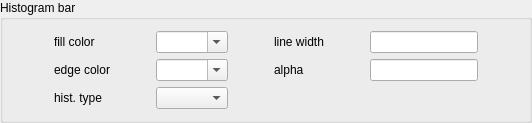
           <widget class="QGroupBox" name="groupBox_8">
            <property name="title">
             <string>Histogram bar</string>
            </property>
            <layout class="QVBoxLayout" name="verticalLayout_19">
             <item>
              <layout class="QGridLayout" name="gridLayout_27">
               <item row="1" column="7">
                <spacer name="horizontalSpacer_49">
                 <property name="orientation">
                  <enum>Qt::Horizontal</enum>
                 </property>
                 <property name="sizeHint" stdset="0">
                  <size>
                   <width>40</width>
                   <height>20</height>
                  </size>
                 </property>
                </spacer>
               </item>
               <item row="1" column="2">
                <spacer name="horizontalSpacer_48">
                 <property name="orientation">
                  <enum>Qt::Horizontal</enum>
                 </property>
                 <property name="sizeHint" stdset="0">
                  <size>
                   <width>40</width>
                   <height>20</height>
                  </size>
                 </property>
                </spacer>
               </item>
               <item row="0" column="9">
                <spacer name="horizontalSpacer_50">
                 <property name="orientation">
                  <enum>Qt::Horizontal</enum>
                 </property>
                 <property name="sizeHint" stdset="0">
                  <size>
                   <width>40</width>
                   <height>20</height>
                  </size>
                 </property>
                </spacer>
               </item>
               <item row="1" column="5">
                <spacer name="horizontalSpacer_157">
                 <property name="orientation">
                  <enum>Qt::Horizontal</enum>
                 </property>
                 <property name="sizeHint" stdset="0">
                  <size>
                   <width>40</width>
                   <height>20</height>
                  </size>
                 </property>
                </spacer>
               </item>
               <item row="0" column="2">
                <spacer name="horizontalSpacer_156">
                 <property name="orientation">
                  <enum>Qt::Horizontal</enum>
                 </property>
                 <property name="sizeHint" stdset="0">
                  <size>
                   <width>40</width>
                   <height>20</height>
                  </size>
                 </property>
                </spacer>
               </item>
               <item row="0" column="1">
                <widget class="QLabel" name="label_27">
                 <property name="text">
                  <string>fill color</string>
                 </property>
                </widget>
               </item>
               <item row="1" column="1">
                <widget class="QLabel" name="label_105">
                 <property name="text">
                  <string>edge color</string>
                 </property>
                </widget>
               </item>
               <item row="0" column="5">
                <spacer name="horizontalSpacer_155">
                 <property name="orientation">
                  <enum>Qt::Horizontal</enum>
                 </property>
                 <property name="sizeHint" stdset="0">
                  <size>
                   <width>40</width>
                   <height>20</height>
                  </size>
                 </property>
                </spacer>
               </item>
               <item row="0" column="3" colspan="2">
                <widget class="QComboBox" name="histogramFillColorCombo">
                 <property name="editable">
                  <bool>true</bool>
                 </property>
                </widget>
               </item>
               <item row="1" column="3" colspan="2">
                <widget class="QComboBox" name="histogramEdgeColorCombo">
                 <property name="editable">
                  <bool>true</bool>
                 </property>
                </widget>
               </item>
               <item row="0" column="0">
                <spacer name="horizontalSpacer_154">
                 <property name="orientation">
                  <enum>Qt::Horizontal</enum>
                 </property>
                 <property name="sizeHint" stdset="0">
                  <size>
                   <width>40</width>
                   <height>20</height>
                  </size>
                 </property>
                </spacer>
               </item>
               <item row="0" column="7">
                <spacer name="horizontalSpacer_153">
                 <property name="orientation">
                  <enum>Qt::Horizontal</enum>
                 </property>
                 <property name="sizeHint" stdset="0">
                  <size>
                   <width>40</width>
                   <height>20</height>
                  </size>
                 </property>
                </spacer>
               </item>
               <item row="1" column="6">
                <widget class="QLabel" name="label_104">
                 <property name="text">
                  <string>alpha</string>
                 </property>
                </widget>
               </item>
               <item row="1" column="8">
                <widget class="QLineEdit" name="histogramAlphaEntry"/>
               </item>
               <item row="0" column="8">
                <widget class="QLineEdit" name="histogramLineWidthEntry"/>
               </item>
               <item row="0" column="6">
                <widget class="QLabel" name="label_102">
                 <property name="text">
                  <string>line width</string>
                 </property>
                </widget>
               </item>
               <item row="2" column="1">
                <widget class="QLabel" name="label_2">
                 <property name="text">
                  <string>hist. type</string>
                 </property>
                </widget>
               </item>
               <item row="2" column="3" colspan="2">
                <widget class="QComboBox" name="histogramHistTypeCombo"/>
               </item>
              </layout>
             </item>
            </layout>
           </widget>
